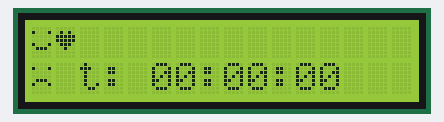
Recording of a program running on a simulated Arduino Uno, built with avr-gcc and run on an emulated ATmega328P. On the bench: 16×2 character LCD.

Above: at 0.1 s.
At 4.1 s:
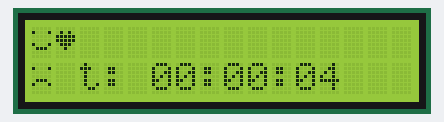
At 9.1 s:
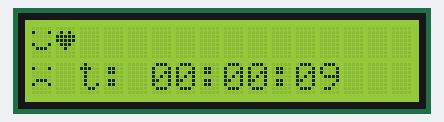
At 19.1 s:
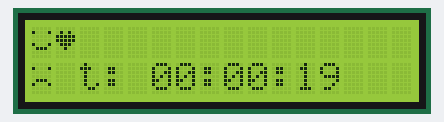
At 29.1 s:
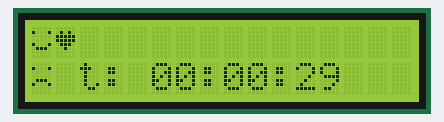
At 39.1 s:
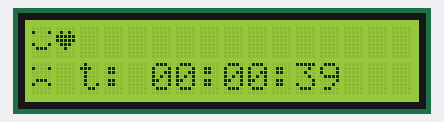

The program:

main.cpp
```cpp
#include <Arduino.h>
#include <LiquidCrystal.h>

// put constants here:
const int resetPin = 12 // the reset pin
  , enablePin = 11 // the enable pin
  , lcdDataPin4 = 5 // the rest are data pins
  , lcdDataPin5 = 4
  , lcdDataPin6 = 3
  , lcdDataPin7 = 2;

// put global variables here:
LiquidCrystal lcd(resetPin, enablePin, lcdDataPin4, lcdDataPin5, lcdDataPin6, lcdDataPin7); // initialize the lcd object

// A custom character (a smiley face) is defined using a byte array.
// Each byte represents a row of pixels on the 5x8 dot matrix of the LCD character.
// Custom character definition (a happy smiley face)
byte happySmiley[8] = {
  B00000,
  B10001,
  B00000,
  B00000,
  B10001,
  B01110,
  B00000,
};

// Custom character definition (a sad smiley face)
byte sadSmiley[8] = {
  B00000,
  B10001,
  B00000,
  B00000,
  B01110,
  B10001,
  B00000,
};

// custom character definition (a heart)
byte heart[8] = {
  B00000,
  B01010,
  B11111,
  B11111,
  B01110,
  B00100,
  B00000,
};

void showOnDisplay(String firstLine, String secondLine);
void showFunkyStuff();

// the setup function runs once when you press reset or power the board
void setup() {
  Serial.begin(9600); // initialize serial communication at 9600 bits per second:
  while (!Serial) // wait for the serial connection to be established:
  {
  }
  lcd.begin(16, 2); // set up the LCD's number of columns and rows
  lcd.createChar(0, happySmiley); // create the custom character at index 0
  lcd.createChar(1, sadSmiley); // create the custom character at index 1
  lcd.createChar(2, heart); // create the custom character at index 2
  lcd.setCursor(0, 0); // set the cursor to the first column of the first row
  lcd.write(byte(0)); // write the custom character stored at index 0
  lcd.setCursor(1, 0); // set the cursor to the second column of the first row
  lcd.write(byte(2)); // write the custom character stored at index 2
  lcd.setCursor(0, 1); // set the cursor to the first column of the second row
  lcd.write(byte(1)); // write the custom character stored at index 1

  // showFunkyStuff(); // show some funky stuff on the display
  // delay(2000); // wait for 2 seconds
  // showOnDisplay("Hello, World!", "I'm an LCD!"); // show the message on the display
  // delay(2000); // wait for 2 seconds
}

// the loop function runs over and over again forever
void loop() {
  unsigned long currentMillis = millis(); // get the number of milliseconds since the program started
  unsigned long totalSeconds = currentMillis / 1000; // convert milliseconds to seconds
  unsigned long seconds = totalSeconds % 60; // get the current seconds
  unsigned long minutes = (totalSeconds / 60) % 60; // get the current minutes
  unsigned long hours = (totalSeconds / 3600) % 24; // get the current hours

  char timeString[9]; // create a character array to store the time
  sprintf(timeString, "%02lu:%02lu:%02lu", hours, minutes, seconds); // format the time as HH:MM:SS

  lcd.setCursor(1, 1); // set the cursor to the second column of the second row
  lcd.print(" t: " + String(timeString)); // print the time on the display
}

/// @brief This function shows the given strings on the display.
/// @param firstLine The string to show on the first line.
/// @param secondLine The string to show on the second line.
void showOnDisplay(String firstLine, String secondLine) {
  lcd.clear(); // clear the display
  lcd.setCursor(0, 0); // set the cursor to the first column of the first row
  lcd.print(firstLine); // print the first line
  lcd.setCursor(0, 1); // set the cursor to the first column of the second row
  lcd.print(secondLine); // print the second line
}

/// @brief This function shows some funky stuff on the display.
/// It alternates between two custom characters on the display.
/// The first custom character is a happy smiley face, and the second custom character is a sad smiley face.
void showFunkyStuff(){
  for (size_t r = 0; r < 2; r++) // loop through the rows
  {
    for (size_t c = 0; c < 16; c++) // loop through the columns
    {
      lcd.setCursor(c, r); // set the cursor to the current column and row
      if ((r + c) % 2 == 0) // if the sum of the row and column is even!
      {
        lcd.write(byte(0)); // write the custom character stored at index 0
      }
      else // if the sum of the row and column is odd!
      {
        lcd.write(byte(1)); // write the custom character stored at index 1
      }
      delay(100); // wait for 100 milliseconds
    }
  }

  for (size_t r = 0; r < 2; r++) // loop through the rows
  {
    for (size_t c = 0; c < 16; c++) // loop through the columns
    {
      lcd.setCursor(c, r); // set the cursor to the current column and row
      if ((r + c) % 2 == 0) // if the sum of the row and column is even!
      {
        lcd.write(byte(1)); // write the custom character stored at index 1
      }
      else // if the sum of the row and column is odd!
      {
        lcd.write(byte(0)); // write the custom character stored at index 0
      }
      delay(100); // wait for 100 milliseconds
    }
  }
}
```

Measured:
- what the display in image 1 shows lasts 1.0 s, from 4.0 s to 5.0 s
